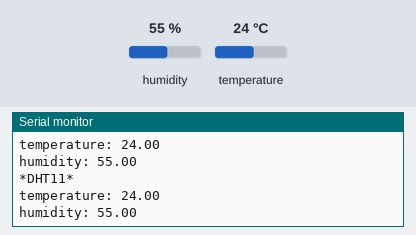
Recording of a sketch running on a simulated Arduino Leonardo, built with avr-gcc and run on an emulated ATmega32U4. Parts: the last lines printed to the serial monitor. Wiring (inferred from the names in the program): DHT11 sensor: data pin 2. The test bench sets the inputs (shaded band); at power-on: humidity 55 %, temperature 24 °C.

Above: at 1.8 s.
1.9 s: humidity set to 22 %
At 2.9 s:
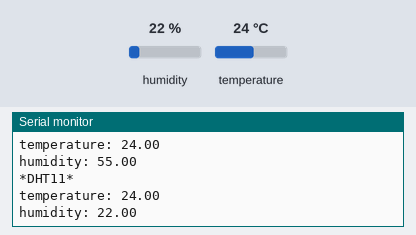
3.4 s: temperature set to 12 °C
At 4.7 s:
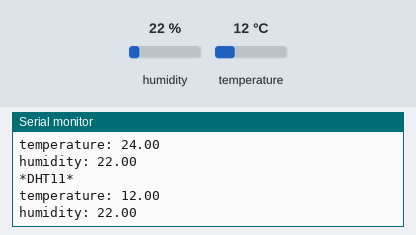
4.9 s: humidity set to 40 %
At 5.9 s:
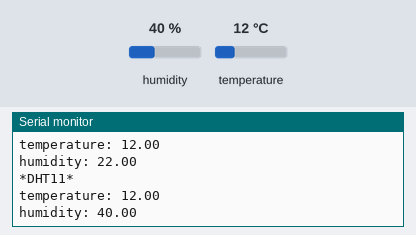
Timing chart, 0 to 7.9 s (numbered marks = the images above; inputs shaded):
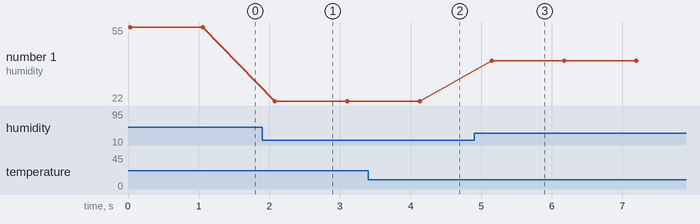

The sketch:

DHT11.ino
```cpp
#include <DHT11.h>
int pin=2;
DHT11 dht11(pin);
void setup()
{
   Serial.begin(9600);
  while (!Serial) {
      ; // wait for serial port to connect. Needed for Leonardo only
    }
}

void loop()
{
  int err;
  float temp, humi;
  if((err=dht11.read(humi, temp))==0)
  {
    Serial.println("*DHT11*");
    Serial.print("temperature: ");
    Serial.println(temp);
    Serial.print("humidity: ");
    Serial.println(humi);
  }
  else
  {
    Serial.println();
    Serial.print("Error No :");
    Serial.print(err);
    Serial.println();
  }
  delay(1000); //delay for reread
}
```

DHT11.h
```cpp
/*
 * DH11.h
 *
 *  Created on: 2012. 12. 12.
 *      Author: dalxx
 *      Version : 0.8
 */

#ifndef DHT11_H_
#define DHT11_H_
#include <Arduino.h>
#define DHT11_RETRY_DELAY 1000  // 1000ms

class DHT11 {
	int pin;
	unsigned long last_read_time;
protected:

	byte readByte();
	unsigned long waitFor(uint8_t target, unsigned long time_out_us);
	void waitFor(uint8_t target);
public:
	DHT11(int pin_number);
	~DHT11();
	int read( float& humidity, float& temperature);


};


#endif /* DHT11_H_ */
```

Measured:
- after the input at 1.9 s, the serial monitor: prints a new line after 0.18 s (image 1)
- after the input at 3.4 s, the serial monitor: prints a new line after 0.73 s (image 2)
- after the input at 4.9 s, the serial monitor: prints a new line after 0.25 s (image 3)
- plotted number 1: 55 → 22 after the input at 1.9 s, 22 → 40 after the input at 4.9 s
